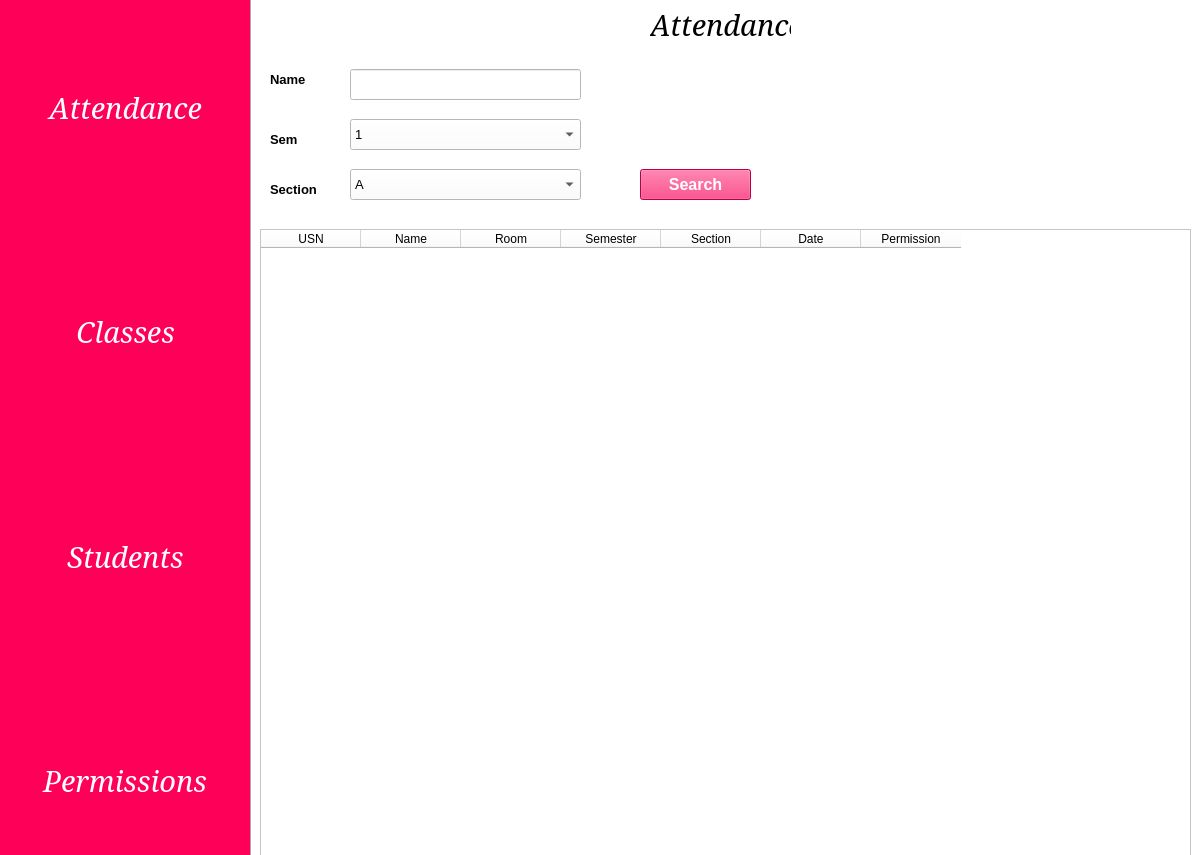
<?xml version="1.0" encoding="UTF-8"?>
<ui version="4.0">
 <class>MainWindow</class>
 <widget class="QMainWindow" name="MainWindow">
  <property name="geometry">
   <rect>
    <x>0</x>
    <y>0</y>
    <width>1197</width>
    <height>855</height>
   </rect>
  </property>
  <property name="windowTitle">
   <string>MainWindow</string>
  </property>
  <widget class="QWidget" name="centralwidget">
   <widget class="QFrame" name="frame">
    <property name="geometry">
     <rect>
      <x>0</x>
      <y>-1</y>
      <width>1421</width>
      <height>891</height>
     </rect>
    </property>
    <property name="styleSheet">
     <string notr="true">background-color: rgb(255, 255, 255);</string>
    </property>
    <property name="frameShape">
     <enum>QFrame::StyledPanel</enum>
    </property>
    <property name="frameShadow">
     <enum>QFrame::Raised</enum>
    </property>
    <widget class="QWidget" name="verticalWidget" native="true">
     <property name="geometry">
      <rect>
       <x>0</x>
       <y>0</y>
       <width>251</width>
       <height>891</height>
      </rect>
     </property>
     <property name="styleSheet">
      <string notr="true">background-color: rgb(255, 0, 89);</string>
     </property>
     <layout class="QVBoxLayout" name="verticalLayout_2">
      <item alignment="Qt::AlignHCenter|Qt::AlignVCenter">
       <widget class="QPushButton" name="Attendance">
        <property name="font">
         <font>
          <family>Garamond</family>
          <pointsize>22</pointsize>
          <italic>true</italic>
         </font>
        </property>
        <property name="styleSheet">
         <string notr="true">color: rgb(255, 255, 255);</string>
        </property>
        <property name="text">
         <string>Attendance</string>
        </property>
        <property name="flat">
         <bool>true</bool>
        </property>
       </widget>
      </item>
      <item alignment="Qt::AlignHCenter|Qt::AlignVCenter">
       <widget class="QPushButton" name="class_">
        <property name="font">
         <font>
          <family>Garamond</family>
          <pointsize>22</pointsize>
          <italic>true</italic>
         </font>
        </property>
        <property name="styleSheet">
         <string notr="true">color: rgb(255, 255, 255);</string>
        </property>
        <property name="text">
         <string>Classes</string>
        </property>
        <property name="flat">
         <bool>true</bool>
        </property>
       </widget>
      </item>
      <item alignment="Qt::AlignHCenter|Qt::AlignVCenter">
       <widget class="QPushButton" name="student">
        <property name="font">
         <font>
          <family>Garamond</family>
          <pointsize>22</pointsize>
          <italic>true</italic>
         </font>
        </property>
        <property name="styleSheet">
         <string notr="true">color: rgb(255, 255, 255);</string>
        </property>
        <property name="text">
         <string>Students</string>
        </property>
        <property name="flat">
         <bool>true</bool>
        </property>
       </widget>
      </item>
      <item alignment="Qt::AlignHCenter|Qt::AlignVCenter">
       <widget class="QPushButton" name="permission">
        <property name="font">
         <font>
          <family>Garamond</family>
          <pointsize>22</pointsize>
          <italic>true</italic>
         </font>
        </property>
        <property name="styleSheet">
         <string notr="true">color: rgb(255, 255, 255);</string>
        </property>
        <property name="text">
         <string>Permissions</string>
        </property>
        <property name="flat">
         <bool>true</bool>
        </property>
       </widget>
      </item>
     </layout>
    </widget>
    <widget class="QFrame" name="frame_2">
     <property name="geometry">
      <rect>
       <x>250</x>
       <y>0</y>
       <width>1171</width>
       <height>891</height>
      </rect>
     </property>
     <property name="font">
      <font>
       <family>Gadugi</family>
       <pointsize>12</pointsize>
       <weight>75</weight>
       <bold>true</bold>
      </font>
     </property>
     <property name="styleSheet">
      <string notr="true"/>
     </property>
     <property name="frameShape">
      <enum>QFrame::Box</enum>
     </property>
     <property name="frameShadow">
      <enum>QFrame::Sunken</enum>
     </property>
     <widget class="QLabel" name="label">
      <property name="geometry">
       <rect>
        <x>400</x>
        <y>10</y>
        <width>141</width>
        <height>31</height>
       </rect>
      </property>
      <property name="font">
       <font>
        <family>Garamond</family>
        <pointsize>22</pointsize>
        <italic>true</italic>
       </font>
      </property>
      <property name="text">
       <string>Attendance</string>
      </property>
     </widget>
     <widget class="QTableWidget" name="tableWidget">
      <property name="geometry">
       <rect>
        <x>10</x>
        <y>230</y>
        <width>931</width>
        <height>651</height>
       </rect>
      </property>
      <column>
       <property name="text">
        <string>USN</string>
       </property>
      </column>
      <column>
       <property name="text">
        <string>Name</string>
       </property>
      </column>
      <column>
       <property name="text">
        <string>Room</string>
       </property>
      </column>
      <column>
       <property name="text">
        <string>Semester</string>
       </property>
      </column>
      <column>
       <property name="text">
        <string>Section</string>
       </property>
      </column>
      <column>
       <property name="text">
        <string>Date</string>
       </property>
      </column>
      <column>
       <property name="text">
        <string>Permission</string>
       </property>
      </column>
     </widget>
     <widget class="QLabel" name="label_2">
      <property name="geometry">
       <rect>
        <x>20</x>
        <y>70</y>
        <width>71</width>
        <height>21</height>
       </rect>
      </property>
      <property name="font">
       <font>
        <pointsize>10</pointsize>
        <weight>75</weight>
        <bold>true</bold>
       </font>
      </property>
      <property name="text">
       <string>Name</string>
      </property>
     </widget>
     <widget class="QLineEdit" name="lineEdit">
      <property name="geometry">
       <rect>
        <x>100</x>
        <y>70</y>
        <width>231</width>
        <height>31</height>
       </rect>
      </property>
      <property name="font">
       <font>
        <pointsize>10</pointsize>
       </font>
      </property>
      <property name="styleSheet">
       <string notr="true">selection-background-color: rgb(255, 0, 89);</string>
      </property>
     </widget>
     <widget class="QLabel" name="label_3">
      <property name="geometry">
       <rect>
        <x>20</x>
        <y>130</y>
        <width>51</width>
        <height>21</height>
       </rect>
      </property>
      <property name="font">
       <font>
        <pointsize>10</pointsize>
        <weight>75</weight>
        <bold>true</bold>
       </font>
      </property>
      <property name="text">
       <string>Sem</string>
      </property>
     </widget>
     <widget class="QLabel" name="label_7">
      <property name="geometry">
       <rect>
        <x>20</x>
        <y>180</y>
        <width>71</width>
        <height>21</height>
       </rect>
      </property>
      <property name="font">
       <font>
        <pointsize>10</pointsize>
        <weight>75</weight>
        <bold>true</bold>
       </font>
      </property>
      <property name="text">
       <string>Section</string>
      </property>
     </widget>
     <widget class="QComboBox" name="comboBox">
      <property name="geometry">
       <rect>
        <x>100</x>
        <y>120</y>
        <width>231</width>
        <height>31</height>
       </rect>
      </property>
      <property name="font">
       <font>
        <pointsize>10</pointsize>
       </font>
      </property>
      <property name="styleSheet">
       <string notr="true">selection-background-color: rgb(255, 0, 89);</string>
      </property>
      <item>
       <property name="text">
        <string>1</string>
       </property>
      </item>
      <item>
       <property name="text">
        <string>2</string>
       </property>
      </item>
      <item>
       <property name="text">
        <string>3</string>
       </property>
      </item>
      <item>
       <property name="text">
        <string>4</string>
       </property>
      </item>
      <item>
       <property name="text">
        <string>5</string>
       </property>
      </item>
      <item>
       <property name="text">
        <string>6</string>
       </property>
      </item>
      <item>
       <property name="text">
        <string>7</string>
       </property>
      </item>
      <item>
       <property name="text">
        <string>8</string>
       </property>
      </item>
     </widget>
     <widget class="QComboBox" name="comboBox_2">
      <property name="geometry">
       <rect>
        <x>100</x>
        <y>170</y>
        <width>231</width>
        <height>31</height>
       </rect>
      </property>
      <property name="font">
       <font>
        <pointsize>10</pointsize>
       </font>
      </property>
      <property name="styleSheet">
       <string notr="true">selection-background-color: rgb(255, 0, 89);</string>
      </property>
      <item>
       <property name="text">
        <string>A</string>
       </property>
      </item>
      <item>
       <property name="text">
        <string>B</string>
       </property>
      </item>
      <item>
       <property name="text">
        <string>C</string>
       </property>
      </item>
     </widget>
     <widget class="QPushButton" name="pushButton_5">
      <property name="geometry">
       <rect>
        <x>390</x>
        <y>170</y>
        <width>111</width>
        <height>31</height>
       </rect>
      </property>
      <property name="font">
       <font>
        <pointsize>12</pointsize>
        <weight>75</weight>
        <bold>true</bold>
       </font>
      </property>
      <property name="styleSheet">
       <string notr="true">background-color: rgb(255, 0, 89);
color: rgb(255, 255, 255);</string>
      </property>
      <property name="text">
       <string>Search</string>
      </property>
     </widget>
    </widget>
   </widget>
  </widget>
 </widget>
 <resources/>
 <connections/>
</ui>
